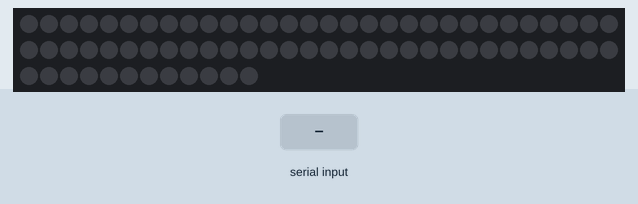
Simulated run of this sketch. Board: ATtiny85, built with avr-gcc and run on an emulated ATtiny85. On the bench: 72 RGB LEDs in strip order, left to right, continuing on the next row. Inputs (shaded band) come from the test bench. Dim RGB values are drawn brighter than linear; what the sketch prints to the serial monitor is not drawn.

Above: at 1.2 s.
1.3 s: "90,45\n" received over Serial
At 5.63 s:
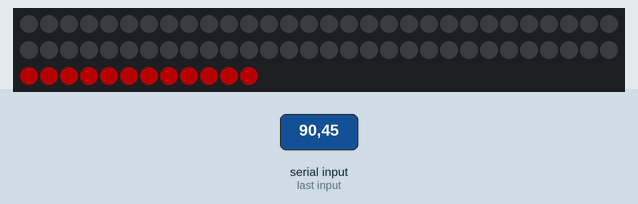
At 26.47 s:
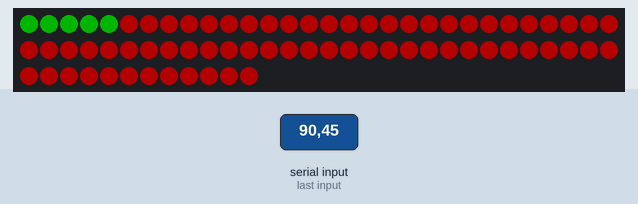

Measured:
- after the input at 1.3 s, the LEDs: first change after 0.35 s (image 1 shows a later state)

The sketch:

timer.ino
```cpp
// Simple strand test for Adafruit Dot Star RGB LED strip.
// This is a basic diagnostic tool, NOT a graphics demo...helps confirm
// correct wiring and tests each pixel's ability to display red, green
// and blue and to forward data down the line.  By limiting the number
// and color of LEDs, it's reasonably safe to power a couple meters off
// the Arduino's 5V pin.  DON'T try that with other code!

#include <Adafruit_DotStar.h>
// Because conditional #includes don't work w/Arduino sketches...
#include <SPI.h>         // COMMENT OUT THIS LINE FOR GEMMA OR TRINKET
//#include <avr/power.h> // ENABLE THIS LINE FOR GEMMA OR TRINKET

#define NUMPIXELS 72 // Number of LEDs in strip

// Here's how to control the LEDs from any two pins:
#define DATAPIN    4
#define CLOCKPIN   5
Adafruit_DotStar strip = Adafruit_DotStar(
                           NUMPIXELS, DATAPIN, CLOCKPIN, DOTSTAR_BRG);
// The last parameter is optional -- this is the color data order of the
// DotStar strip, which has changed over time in different production runs.
// Your code just uses R,G,B colors, the library then reassigns as needed.
// Default is DOTSTAR_BRG, so change this if you have an earlier strip.

// Hardware SPI is a little faster, but must be wired to specific pins
// (Arduino Uno = pin 11 for data, 13 for clock, other boards are different).
//Adafruit_DotStar strip = Adafruit_DotStar(NUMPIXELS, DOTSTAR_BRG);

void setup() {

#if defined(__AVR_ATtiny85__) && (F_CPU == 16000000L)
  clock_prescale_set(clock_div_1); // Enable 16 MHz on Trinket
#endif
  Serial.begin(9600);
  strip.begin();
  strip.show();
  strip.setBrightness(64);
}

// This requires about 200 mA for all the 'on' pixels + 1 mA per 'off' pixel.

#define  LIGHTS 73

unsigned long lightDelay(int seconds);


void loop() {
  int seconds = 1;
  uint32_t color = 0xFF0000;      // 'On' color (starts green)

  while(seconds != 0) {
    unsigned long timerDelay;
    int head = 73;

    Serial.println("How many seconds to set the timer to?\t");
    while (Serial.available() == 0);

    int seconds = Serial.parseInt();
    timerDelay = lightDelay(seconds);

    while(head--) {
      if (head < 5) {
        color = 0x00FF00;
      }
      strip.setPixelColor(head, color);
      strip.show();
      delay(timerDelay);
    }

    delay(5000);
    head = 73;

    while (head--) {
      strip.setPixelColor(head, 0);
      strip.show();
    }
  }
}

unsigned long lightDelay(int seconds) {
  unsigned long converted = seconds * 1000 / 72;
  return converted;
}
```
